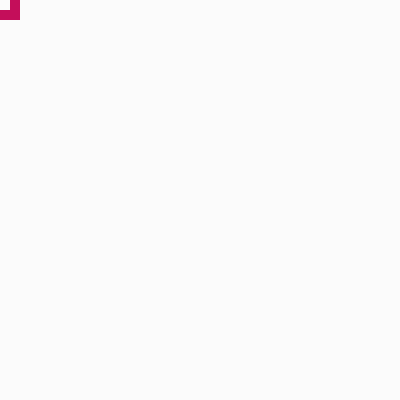
Frame 1 (no input)
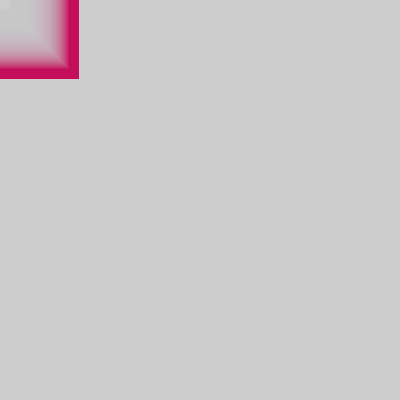
Frame 60 (no input)
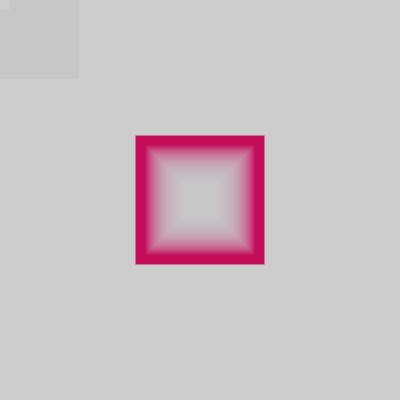
Frame 120 (the mouse pressed at the canvas centre since frame 60)

The p5.js sketch that drew these frames (run headless with seeded random() and noise() and a simulated clock; from frame 60 on, the mouse is pressed at the canvas centre):

// p5.js sketch
// ── sketch.js
// New variable for width
let w = 30;
 
function setup() {
  createCanvas(400, 400);
  noStroke();
  rectMode(CENTER);
}
let strkcolor = (196, 14, 90)
function draw() {
  background(200,20);
  stroke(1);
  stroke(196, 14, 90);
  strokeWeight(10);
  noFill();
  rect(mouseX, mouseY, w);
  // Add one to 'w'
  w = w + 2;
  console.log(w);
}

	
function mousePressed() {
  w = (1);
}
